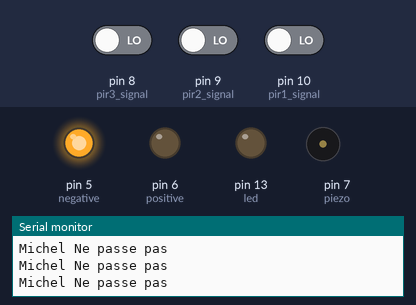
Simulated run of this sketch. Board: Arduino Uno, built with avr-gcc and run on an emulated ATmega328P. Parts: output pins drawn as LEDs (lit = HIGH), buzzer (waves = sounding, pin HIGH), the last lines printed to the serial monitor. The test bench sets the inputs (shaded band); at power-on: pin 8 (pir3_signal) LOW, pin 9 (pir2_signal) LOW, pin 10 (pir1_signal) LOW.

Above: at 2.8 s.
2.9 s: pin 8 (pir3_signal) driven HIGH
At 3.5 s:
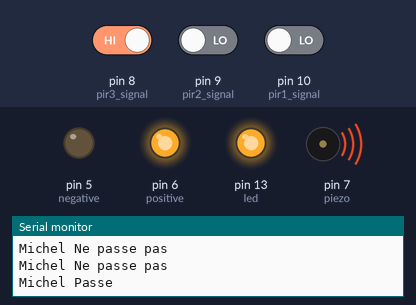
4.5 s: pin 8 (pir3_signal) driven LOW
At 6.2 s:
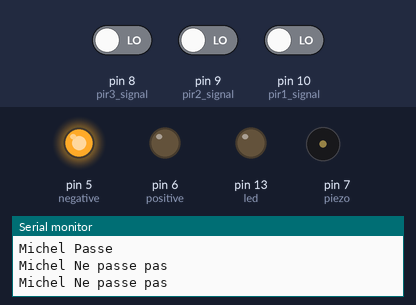
6.5 s: pin 9 (pir2_signal) driven HIGH
At 7.8 s:
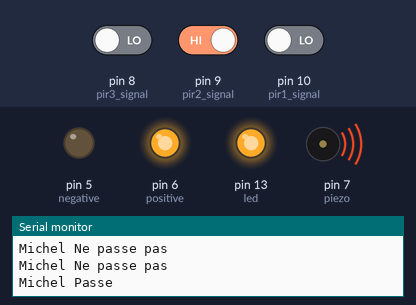
Timing chart, 0 to 9.5 s (numbered marks = the images above; inputs shaded):
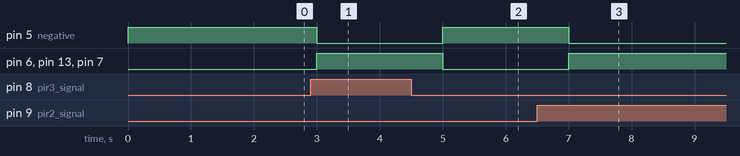

The sketch:

passive_infrared_sensor_pir_.ino
```cpp
#include<Servo.h>

int pir1_signal=10;
int pir2_signal=9;
int pir3_signal=8;
int piezo=7;
int led=13;
int positive=6;
int negative=5;

void setup(){
  pinMode(pir1_signal, INPUT);
  pinMode(pir2_signal, INPUT);
  pinMode(pir3_signal, INPUT);
  pinMode(led, OUTPUT);
  pinMode(piezo, OUTPUT);
  pinMode(positive, OUTPUT);
  pinMode(negative,OUTPUT);

  Serial.begin(9600);
}

void loop(){

  if (digitalRead(pir1_signal)==HIGH ||
      digitalRead(pir2_signal)==HIGH ||
      digitalRead(pir3_signal)==HIGH){
    digitalWrite(led,HIGH);
    digitalWrite(piezo, HIGH);
    digitalWrite(positive, HIGH);
    digitalWrite(negative, LOW);

    Serial.println("Michel Passe");

  }

  else {
    digitalWrite(positive, LOW);
    digitalWrite(negative, HIGH);
    digitalWrite(led,LOW);
    digitalWrite(piezo, LOW);
    Serial.println("Michel Ne passe pas");

  }

  delay(1000);
}
```

Measured:
- after the input at 2.9 s, pin 5 (negative): HIGH → LOW after 0.10 s; pin 6 (positive), pin 13 (led), pin 7 (piezo): LOW → HIGH after 0.10 s
- after the input at 4.5 s, pin 5 (negative): LOW → HIGH after 0.50 s; pin 6 (positive), pin 13 (led), pin 7 (piezo): HIGH → LOW after 0.50 s
- after the input at 6.5 s, pin 5 (negative): HIGH → LOW after 0.50 s; pin 6 (positive), pin 13 (led), pin 7 (piezo): LOW → HIGH after 0.50 s
